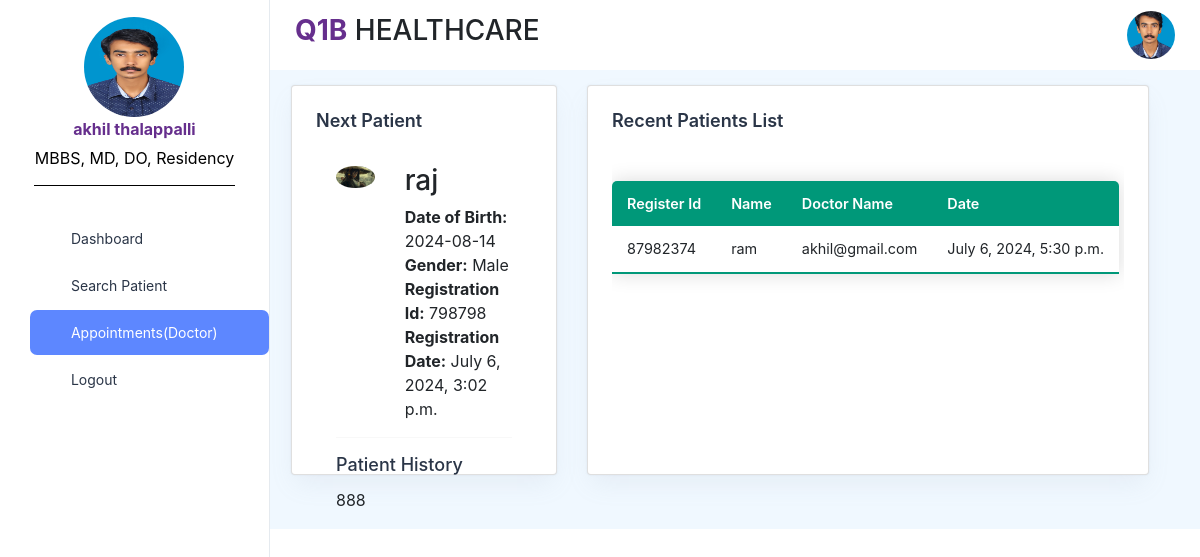
/doctorappointment (signed in), run on the app's committed database.
### q1bapp/models.py (models this page shows)
class User(AbstractUser):
    USERNAME_FIELD = 'email'
    REQUIRED_FIELDS = ['phone_number','username']
    USER_TYPE_CHOICES = (
        ('D', 'Doctor'),
        ('S', 'Staff'),
    )
    user_type = models.CharField(max_length=1, choices=USER_TYPE_CHOICES)
    name = models.CharField(max_length=255, null=True, blank=True)
    phone_number = models.CharField(max_length=13,null=True,blank=True)
    email = models.EmailField(null=True,blank=True,unique=True)
    address = models.TextField(null=True,blank=True)
    city = models.CharField(max_length=155,null=True,blank=True)
    pincode = models.CharField(max_length=6,null=True,blank=True)
    created_at = models.DateTimeField(auto_now_add=True)
    photo = models.ImageField(upload_to='images/', null=True, blank=True)
    designation = models.CharField(max_length=155,null=True,blank=True)

class Patient(models.Model):
    registration_id = models.CharField(max_length=255, null=True, blank=True)
    firstname_patient_name = models.CharField(max_length=255, null=True, blank=True)
    secondname_patient_name = models.CharField(max_length=255, null=True, blank=True)
    title = models.CharField(max_length=255, null=True, blank=True)
    rec_no = models.IntegerField()
    is_active = models.BooleanField(null=False)
    created_at = models.DateTimeField(auto_now_add=True)
    mob_no = models.CharField(max_length=13,null=True,blank=True)
    email = models.EmailField(null=True,blank=True)
    state = models.CharField(max_length=13,null=True,blank=True)
    city = models.CharField(max_length=13,null=True,blank=True)
    locality = models.CharField(max_length=13,null=True,blank=True)
    address = models.CharField(max_length=13,null=True,blank=True)
    dob = models.CharField(max_length=13,null=True,blank=True)
    age = models.IntegerField()
    second_phone_number = models.IntegerField()
    guardian_name = models.CharField(max_length=13,null=True,blank=True)
    op_number = models.IntegerField()
    passport_number = models.CharField(max_length=13,null=True,blank=True)
    discharge_date =  models.DateTimeField(auto_now_add=True)
    gender =  models.CharField(max_length=13,null=True,blank=True)
    country = models.CharField(max_length=13,null=True,blank=True)
    Medicalhistory = models.CharField(max_length=255,null=True,blank=True)
    zip = models.CharField(max_length=13,null=True,blank=True)
    bloodgroup = models.CharField(max_length=13,null=True,blank=True)
    remarks = models.CharField(max_length=13,null=True,blank=True)
    fee = models.CharField(max_length=13,null=True,blank=True)
    payment = models.CharField(max_length=13,null=True,blank=True)
    conditions = models.CharField(max_length=13,null=True,blank=True)
    pregnant = models.CharField(max_length=13,null=True,blank=True)
    occupation = models.CharField(max_length=13,null=True,blank=True)
    remarks = models.CharField(max_length=13,null=True,blank=True)
    photo = models.ImageField(upload_to='images/', null=True, blank=True)
    specialization = models.CharField(max_length=13,null=True,blank=True)
    doctor = models.ForeignKey(User,on_delete=models.CASCADE)
    referredBy = models.CharField(max_length=13,null=True,blank=True)
    patient_group = models.CharField(max_length=13,null=True,blank=True)
    register_method = models.CharField(max_length=13,null=True,blank=True)

### q1bapp/views.py (the view)
# urls.py: path('doctorappointment', views.Doctorappointment,name='doctorappointment'),
@login_required
def Doctorappointment(request):
    today = datetime.date.today()
    appointment = Eventappointment.objects.filter(
    Q(end_time__gte=today) | Q(start_time=today),
    start_time__lte=today
).first()
    patient = Patient.objects.get(id=appointment.patient_id_id)
    patient_values = Patient.objects.filter(created_at__lte = today,doctor=request.user)
    return render(request,'doctorappointment.html',{'patient':patient,'patient_values':patient_values})

### q1bapp/templates/doctorappointment.html (shortened to what this page needs)
{% extends 'base.html' %} {% block content %}
<link
  rel="stylesheet"
  type="text/css"
  href="https://cdn.datatables.net/1.11.3/css/jquery.dataTables.css"
/>
<link
  href="https://cdnjs.cloudflare.com/ajax/libs/font-awesome/5.15.3/css/all.min.css"
  rel="stylesheet"
/>
<div class="container-fluid">
  <div class="row">
    <div class="row">
      <div class="col-lg-4 d-flex align-items-stretch">
        <div class="card w-100" style="max-height: 390px">
          <div class="card-body p-4">
            <div class="mb-4">
              <h5 class="card-title fw-semibold">Next Patient</h5>
              <div class="card-body">
                <div class="row">
                  <div class="col-md-4">
                    <img
                      src="{{patient.photo.url}}"
                      class="img-fluid rounded-circle"
                      alt="Patient Photo"
                    />
                  </div>
                  <div class="col-md-8">
                    <h3>{{patient.firstname_patient_name}}</h3>
                    <p class="card-text">
                      <strong>Date of Birth:</strong> {{patient.dob}}<br />
                      <strong>Gender:</strong> {{patient.gender}}<br />
                      <strong>Registration Id:</strong>
                      {{patient.registration_id}}<br />
                      <strong>Registration Date:</strong>
                      {{patient.created_at}}<br />
                    </p>
                  </div>
                </div>
                <hr />
                <h5 class="card-title">Patient History</h5>
                <p class="card-text">{{patient.Medicalhistory}}</p>
              </div>
            </div>
          </div>
        </div>
      </div>
      <div class="col-lg-8 d-flex align-items-stretch">
        <div class="card w-100">
          <div class="card-body p-4">
            <h5 class="card-title fw-semibold mb-4">Recent Patients List</h5>
            <div class="table-responsive">
              <table id="patientTabledoc" class="content-table">
                <thead>
                  <tr>
                    <th>Register Id</th>
                    <th>Name</th>
                    <th>Doctor Name</th>
                    <th>Date</th>
                  </tr>
                </thead>
                <tbody>
                  {% for patient in patient_values %}
                  <tr>
                    <td>{{ patient.registration_id }}</td>
                    <td>{{ patient.firstname_patient_name }}</td>
                    <td>{{ patient.doctor }}</td>
                    <td>{{ patient.created_at }}</td>
                  </tr>
                  {% endfor %}
                </tbody>
              </table>
            </div>
          </div>
        </div>
      </div>
    </div>
  </div>
</div>
{% endblock %}

### q1bapp/templates/base.html (shortened to what this page needs)
<!DOCTYPE html>
{% load static %}
<html lang="en">
  <head>
    <link rel="stylesheet" href="{% static 'assets/css/styles.min.css' %}" />
    <link
      rel="stylesheet"
      href="https://cdn.jsdelivr.net/npm/bootstrap@4.0.0/dist/css/bootstrap.min.css"
    />
  </head>
  <body>
    <div
      class="page-wrapper"
      id="main-wrapper"
      data-layout="vertical"
      data-navbarbg="skin6"
      data-sidebartype="full"
      data-sidebar-position="fixed"
      data-header-position="fixed"
      style="background-color: aliceblue"
    >
      <aside class="left-sidebar">
        <div>
          <div
            class="brand-logo d-flex align-items-center justify-content-between"
          >
            <a href="/" class="text-nowrap logo-img">
                 {% if user.photo %}
                 <img src="{{user.photo.url}}" alt="." style="border-radius: 36rem; width: 100px; height: 100px;margin-left: 60%;margin-top: 17%;">
                 {% else %}
                 <img src="https://i.postimg.cc/BvNYhMHS/user-img.jpg" alt="." style="border-radius: 36rem; width: 100px; height: 100px;margin-left: 60%;margin-top: 17%;">
                {% endif %}
            </a>
          </div>
          <div class="user-info-container">
            <div class="user-info">
                <span style="color: #662F8D;"><b>{{user.first_name}}</b></span>
                <span style="color: #000;">{{user.designation}}</span>
            </div>
            <div class="underline"></div>
        </div>
          <nav class="sidebar-nav scroll-sidebar" data-simplebar="" style="padding:0">
            <ul id="sidebarnav" style="padding:0;text-align: center;margin-left: 11%;">
              <li class="nav-small-cap">
              </li>
              <li class="sidebar-item">
                <a
                  class="sidebar-link"
                  href="{% url 'dashboard' %}"
                  aria-expanded="false"
                >
                  <span>
                    <i class="ti ti-layout-dashboard"></i>
                  </span>
                  <span class="hide-menu">Dashboard</span>
                </a>
              </li>
              <li class="sidebar-item">
                <a
                  class="sidebar-link"
                  href="{% url 'patientdashboard' %}"
                  aria-expanded="false"
                >
                  <span>
                    <i class="ti ti-cards"></i>
                  </span>
                  <span class="hide-menu">Search Patient</span>
                </a>
              </li>
              {% if user.user_type == 'S' %}
              <li class="sidebar-item">
                <a
                  class="sidebar-link"
                  href="{% url 'appointmentlist' %}"
                  aria-expanded="false"
                >
                  <span>
                    <i class="ti ti-file-description"></i>
                  </span>
                  <span class="hide-menu">Total Appointments</span>
                </a>
              </li>
              {% elif user.user_type == 'D' %}
              <li class="sidebar-item">
                <a
                  class="sidebar-link"
                  href="{% url 'doctorappointment' %}"
                  aria-expanded="false"
                >
                  <span>
                    <i class="ti ti-file-description"></i>
                  </span>
                  <span class="hide-menu">Appointments(Doctor)</span>
                </a>
              </li>
              {% endif %}
              <li class="sidebar-item">
                <a
                  class="sidebar-link"
                  href="{% url 'logout' %}"
                  aria-expanded="false"
                >
                  <span>
                    <i class="ti ti-file-description"></i>
                  </span>
                  <span class="hide-menu">Logout</span>
                </a>
              </li>
            </ul>
          </nav>
        </div>
      </aside>
      <div class="body-wrapper">
        <header class="app-header">
          <nav class="navbar navbar-expand-lg navbar-light">
            <ul class="navbar-nav">
              <h3><b><span style="color: #662F8D;">Q1B</span></b> HEALTHCARE</h3>
            </ul>
            <div
              class="navbar-collapse justify-content-end px-0"
              id="navbarNav"
            >
              <ul
                class="navbar-nav flex-row ms-auto align-items-center justify-content-end"
              >
              <div class="profile">
                <div class="img-box">
                  {% if user.photo %}
                  <img src="{{user.photo.url}}" alt=".">
                  {% else %}
                  <img src="https://i.postimg.cc/BvNYhMHS/user-img.jpg" alt=".">
                  {% endif %}
                </div>
              </div>
              </ul>
            </div>
          </nav>
        </header>
        {% comment %} extent {% endcomment %} {% block content %} {% endblock %}
      </div>
    </div>
  </body>
</html>

### q1bapp/templates/base.html (style rules this page uses)
.profile { position: relative; display: flex; justify-content: flex-end; align-items: center; gap: 12px; cursor: pointer; text-align: end; }
.profile .img-box { position: relative; width: 48px; height: 48px; border-radius: 50%; overflow: hidden; }
.profile .img-box img { position: absolute; top: 0; left: 0; width: 100%; height: 100%; object-fit: cover; }
.user-info-container { display: flex; flex-direction: column; align-items: center; justify-content: center; text-align: center; }
.user-info { margin-bottom: 10px; }
.user-info span { display: block; margin-bottom: 5px; }
.underline { width: 75%; height: 1px; background-color: black; }

### q1bapp/templates/doctorappointment.html (style rules this page uses)
.content-table { border-collapse: collapse; margin: 25px 0; font-size: 0.9em; min-width: 400px; border-radius: 5px 5px 0 0; overflow: hidden; box-shadow: 0 0 20px rgba(0, 0, 0, 0.15); }
.content-table thead tr { background-color: #009879; color: #ffffff; text-align: left; font-weight: bold; }
.content-table th, .content-table td { padding: 12px 15px; }
.content-table tbody tr { border-bottom: 1px solid #dddddd; }
.content-table tbody tr:last-of-type { border-bottom: 2px solid #009879; }
.user-info-container { display: flex; flex-direction: column; align-items: center; justify-content: center; text-align: center; }

### data on the page
User: photo (picture), first_name "akhil thalappalli", designation "MBBS, MD, DO, Residency"
Patient: photo (picture), firstname_patient_name "raj", dob "2024-08-14", gender "Male", registration_id "798798", created_at "July 6, 2024, 3:02 p.m.", Medicalhistory "888"
Patient: registration_id "87982374", firstname_patient_name "ram", doctor "akhil@gmail.com", created_at "July 6, 2024, 5:30 p.m."
